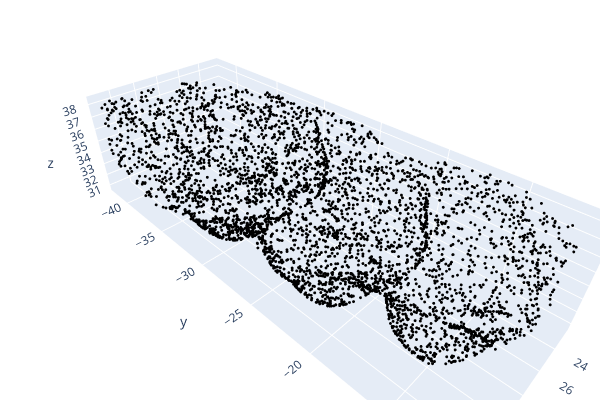
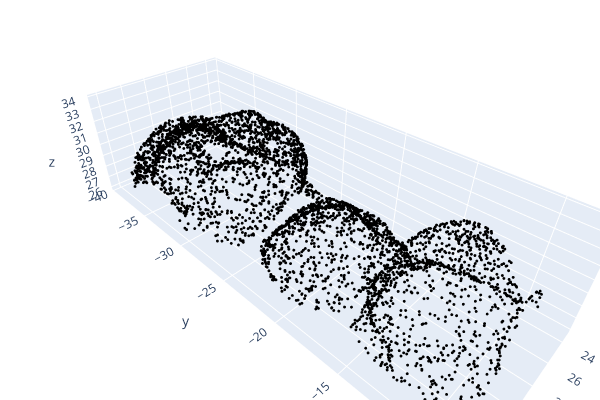

Here is the notebook cell these charts were saved with, in order:
### Markdown cell above
#### PARTIAL SCAN DATA

### Code cell
# PARTIAL SCAN 
antagonist = o3d.io.read_point_cloud("/home/shirshak/Teeth_3DS_data_preparation_for_reconstuction_and_generation/outputs-CROWN-PARTIAL-ANNOTATED/2018-10-20_00001-017_2018-10-20_00001-017/2018-10-20_00001-017_2018-10-20_00001-017_Antagonist.pcd")
master = o3d.io.read_point_cloud("/home/shirshak/Teeth_3DS_data_preparation_for_reconstuction_and_generation/outputs-CROWN-PARTIAL-ANNOTATED/2018-10-20_00001-017_2018-10-20_00001-017/2018-10-20_00001-017_2018-10-20_00001-017_master.pcd")

antagonist.colors = o3d.utility.Vector3dVector(np.zeros((len(antagonist.points), 3)))

master.colors = o3d.utility.Vector3dVector(np.zeros((len(master.points), 3)))

print("Point Cloud : Antagonist Scan")
o3d.visualization.draw_plotly([antagonist])

print("Point Cloud : Master Scan")
o3d.visualization.draw_plotly([master])

# def customize_o3d_plot(point_cloud, title):
#     # Get data bounds
#     points = np.asarray(point_cloud.points)
#     x_min, x_max = points[:, 0].min(), points[:, 0].max()
#     y_min, y_max = points[:, 1].min(), points[:, 1].max()
#     z_min, z_max = points[:, 2].min(), points[:, 2].max()
    
#     # Create custom tick arrays
#     x_ticks = list(range(int(x_min) - 2, int(x_max) + 4, 2))  # increment by 2
#     y_ticks = list(range(int(y_min) - 3, int(y_max) + 6, 3))  # increment by 3  
#     z_ticks = list(range(int(z_min) - 3, int(z_max) + 4, 2))  # increment by 2
    
#     # Use Open3D's draw_plotly - it will show automatically
#     o3d.visualization.draw_plotly([point_cloud], width=1200, height=500)


# # Antagonist visualization
# print("Point Cloud : Antagonist Scan")
# customize_o3d_plot(antagonist, "Antagonist")

# print("\nPoint Cloud : Master Scan")
# customize_o3d_plot(master, "Master")

### Figure 1 — Plotly figure (JSON) as saved in the notebook; plotly's stock layout.template omitted (floating-point values rounded to 4 significant figures; data arrays with more than 128 entries replaced by an {"elided": "..."} marker saying what was removed)
{"data": [{"marker": {"color": {"elided": "4096x3 float values"}, "size": 1}, "mode": "markers", "type": "scatter3d", "x": {"elided": "4096 float values"}, "y": {"elided": "4096 float values"}, "z": {"elided": "4096 float values"}}], "layout": {"height": 400, "margin": {"b": 0, "l": 0, "r": 0, "t": 0}, "scene": {"camera": {"center": {"x": 0, "y": 0, "z": 0}, "up": {"x": 0, "y": 0, "z": 1}}}, "showlegend": false, "width": 600}}

### Figure 2 — Plotly figure (JSON) as saved in the notebook; plotly's stock layout.template omitted (floating-point values rounded to 4 significant figures; data arrays with more than 128 entries replaced by an {"elided": "..."} marker saying what was removed)
{"data": [{"marker": {"color": {"elided": "4096x3 float values"}, "size": 1}, "mode": "markers", "type": "scatter3d", "x": {"elided": "4096 float values"}, "y": {"elided": "4096 float values"}, "z": {"elided": "4096 float values"}}], "layout": {"height": 400, "margin": {"b": 0, "l": 0, "r": 0, "t": 0}, "scene": {"camera": {"center": {"x": 0, "y": 0, "z": 0}, "up": {"x": 0, "y": 0, "z": 1}}}, "showlegend": false, "width": 600}}
